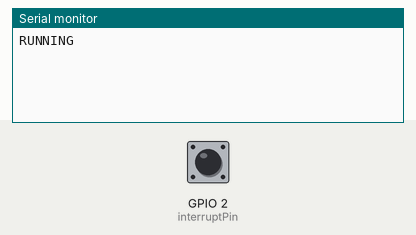
Simulated run of this sketch. Board: ESP8266 (NodeMCU). On the bench: the last lines printed to the serial monitor. The inputs (shaded band) are chosen by the test bench; at power-on: GPIO 2 (interruptPin) LOW. WiFi joins after 1.5 s; servers stay silent unless stated; web services answer with replies made up by the test bench.

Above: at 1.2 s.
1.3 s: GPIO 2 (interruptPin) pulled HIGH for 0.15 s
At 2.2 s:
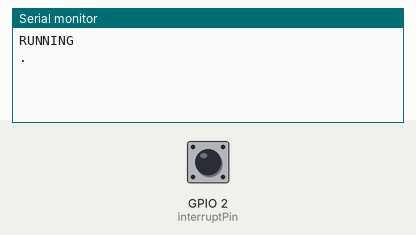
At 3.6 s:
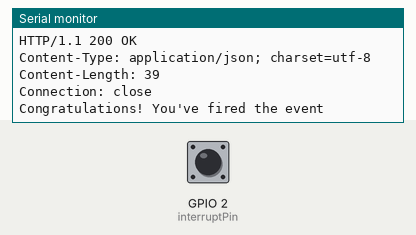

Measured:
- after the input at 1.3 s, the serial monitor: prints a new line after 0.50 s (image 1)

The sketch:

esp8266falldetector.ino
```cpp
#include <ESP8266WiFi.h>
#include <IFTTTESP8266.h>
const byte interruptPin = 2;
volatile bool interruptCounter = false;
const char personName[] = "John";

#define EVENT  "fallen"  // Put here your Maker Event Name
#define KEY  "c6TjqagKOhEczPpPtbp5Sm"  // Put here your IFTTT key
#define WIFISSID "12458Wifi"
#define PASSWORD "Pojangy1"
IFTTT client(KEY);

void setup() {
  pinMode(interruptPin, INPUT);
  attachInterrupt(digitalPinToInterrupt(interruptPin), handleInterrupt, RISING);
  Serial.begin(9600);
  Serial.println("RUNNING");
  WiFi.setAutoReconnect(1);
  WiFi.mode(WIFI_OFF);
  WiFi.setSleepMode(WIFI_MODEM_SLEEP);
  WiFi.forceSleepBegin();
  delay(1);
}
void handleInterrupt() {
  interruptCounter = true;
}
void loop() {
  if (interruptCounter) {
    WiFi.forceSleepWake();
    delay(1);
    WiFi.mode(WIFI_STA);
    WiFi.begin(WIFISSID, PASSWORD);
    while (WiFi.status() != WL_CONNECTED) {
      delay(500);
      Serial.print(".");
    }
    Serial.println("TRIGGER");
    client.add(personName);
    client.sendAll(EVENT);
    interruptCounter = false;
    WiFi.disconnect();
    WiFi.mode(WIFI_OFF);
    WiFi.forceSleepBegin();
    delay(1);
  }
}
```
